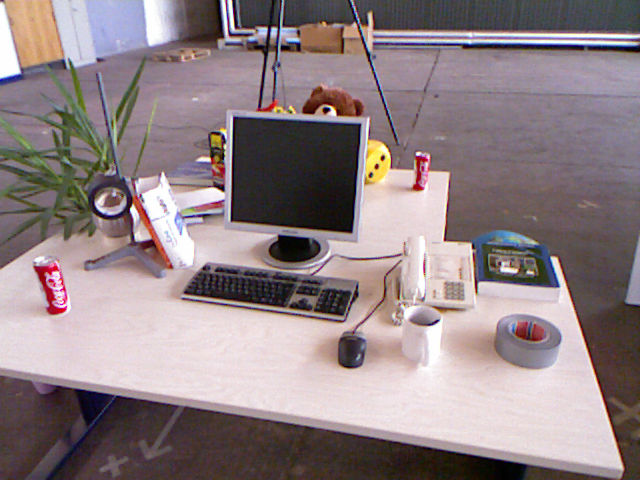
//> input picture cv_libs/opencv/compute_orb/2.png, 640 x 480 px, given in place of 2.jpg, which was not available
$ ./EdgeDetection_Canny   (built with g++ and OpenCV 4)
//> lines starting //> are read from the running program, lines starting //| are printed output that depends on the picture; pictures that were not available may be replaced by others from this repository, and a replacement may not be noted
#include <opencv2/opencv.hpp>

using namespace cv;
using namespace std;

//控制台黑框不显示
#pragma comment( linker, "/subsystem:windows /entry:mainCRTStartup" )

int varThreshold = 1;
IplImage *image = 0, *grayImage = 0, *edgeImage = 0, *outImage = 0;
void on_trackbar(int h);
int main()
{
    image = cvLoadImage("..\\resources\\2.jpg", 1);
//> image is the input picture: 480 rows x 640 cols, CV_8UC3; mean B, G, R 133.1, 129.9, 144.4
    if(!image)
    {
        cout<<"Loading image is failed!"<<endl;
        return -1;
    }
    cvNamedWindow("image", 1);
    cvShowImage("image", image);

    //Create the color image, grey scale image and output image
    grayImage = cvCreateImage(cvSize(image->width,image->height), IPL_DEPTH_8U, 1);
    edgeImage = cvCreateImage(cvSize(image->width,image->height), IPL_DEPTH_8U, 1);
    outImage  = cvCreateImage(cvSize(image->width,image->height), IPL_DEPTH_8U, 3);

    //Create a window
    cvNamedWindow("EdgeDetection", 1);
    //Create a toolbar
    cvCreateTrackbar("Threshold", "EdgeDetection", &varThreshold, 100, on_trackbar);
    //Set the initial position of trackbar
    cvSetTrackbarPos("Threshold", "EdgeDetection", 50);

    //Show the image
//    on_trackbar(0);

    //Wait for a key stroke;the same function arranges events processing
    cvWaitKey(0);
    cvReleaseImage(&image);
    cvReleaseImage(&grayImage);
    cvReleaseImage(&edgeImage);
    cvDestroyWindow("Toolbar");
    return 0;
}
//Definite the callback function of the trackbar
void on_trackbar(int h)
{
//> called with h = 50
	/********************************************************************************************
	*                                      cvCanny()                                            *
	*    参数1：输入的图像(可以是彩色图像)；参数2：输出的边缘图像是单通道的，但是是黑白的；     *
	*    参数3：第一个阈值；  参数4：第二个阈值；  参数5：Sobel算子内核大小                     *
	*    函数 cvCanny 采用Canny算法发现输入图像的边缘而且在输出图像中标识这些边缘。             *
	*    threshold1和threshold2当中的小阈值用来控制边缘连接，大的阈值用来控制强边缘的初始分割。 *
	********************************************************************************************/

    cvSmooth(grayImage, edgeImage, CV_BLUR, 3, 3, 0);
    cvNot(grayImage, edgeImage);

    //Convert the color image into grey scale image
    cvCvtColor(image, grayImage, CV_BGR2GRAY);
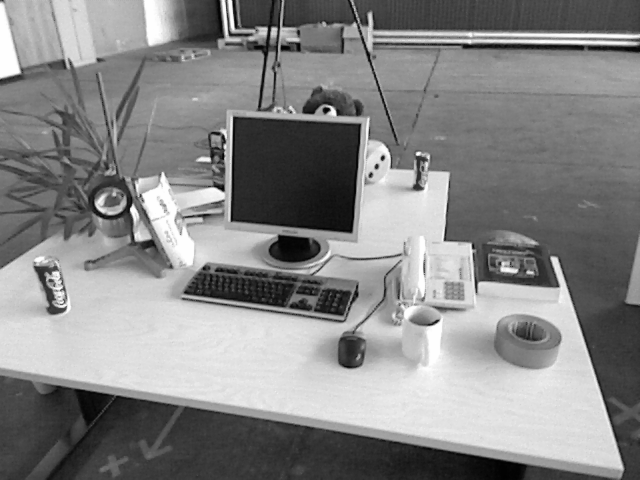
//> grayImage: 480 rows x 640 cols, CV_8UC1; min 1, max 254, mean 134.6
    //Detect the edgeImages of grey scale image
    cvCanny(grayImage, edgeImage, (float)varThreshold, (float)varThreshold*3, 3);
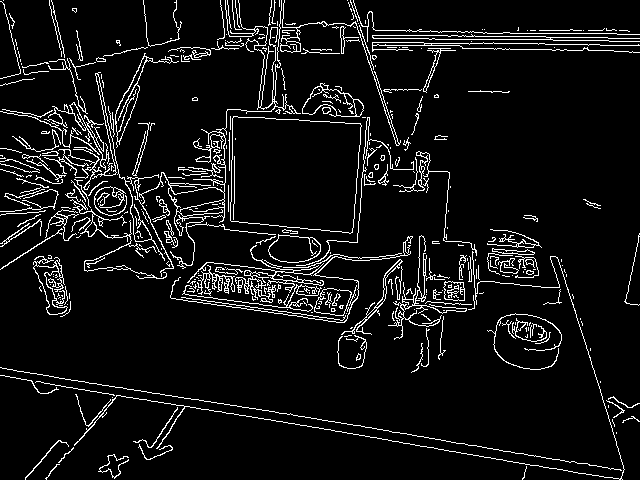
//> edgeImage: 480 rows x 640 cols, CV_8UC1; 7.2% white in thin lines or dots
    //Convert the grey scale image into color image
    cvCvtColor(edgeImage, outImage, CV_GRAY2BGR);
//> outImage: 480 rows x 640 cols, CV_8UC3; 7.2% white in thin lines or dots

    cvZero(outImage);
//> outImage: 480 rows x 640 cols, CV_8UC3; every value is 0
    //Copy edgeImage points
    cvCopy(image, outImage, edgeImage);
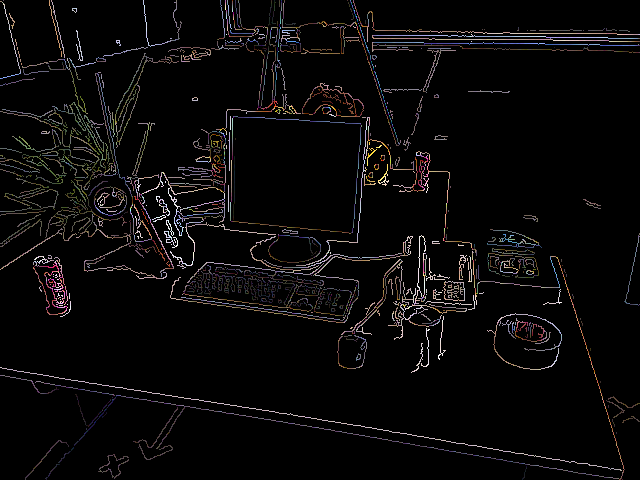
//> outImage: 480 rows x 640 cols, CV_8UC3; mean B, G, R 8.8, 8.6, 9.7
//> call 2 of on_trackbar, with h = 50
//> in on_trackbar (call 2), `cvNot(grayImage, edgeImage);`:
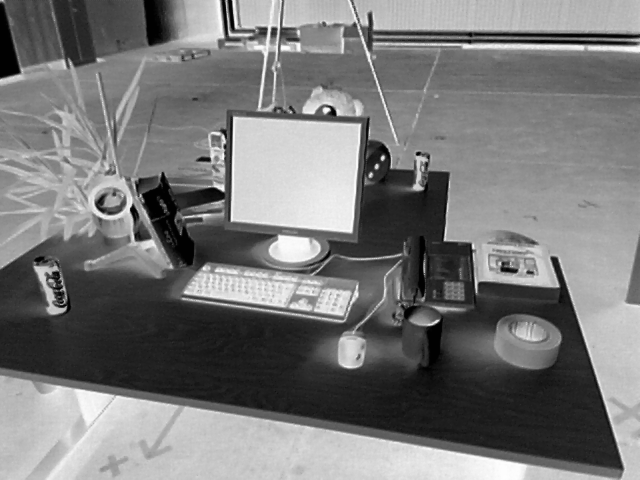
//> edgeImage: 480 rows x 640 cols, CV_8UC1; min 1, max 254, mean 120.4
    cvShowImage("EdgeDetection", outImage);
}

$ run again, with cv_libs/opencv/compute_orb/1.png copied over cv_libs/opencv/compute_orb/2.png
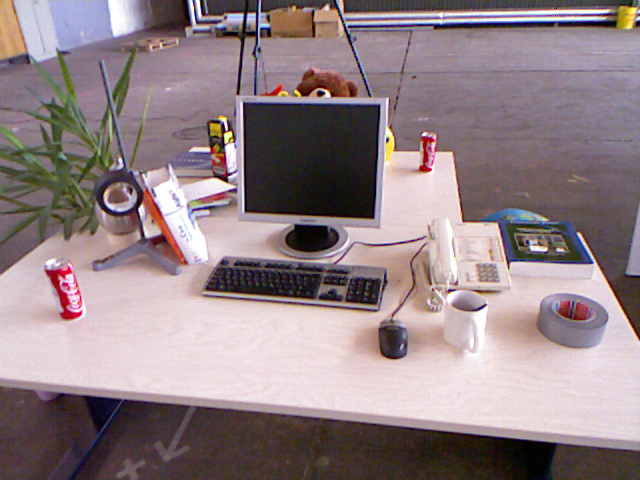
//> input picture cv_libs/opencv/compute_orb/1.png, 640 x 480 px, given in place of 2.jpg, which was not available
//> image is the input picture: 480 rows x 640 cols, CV_8UC3; mean B, G, R 133.9, 129.9, 146.3
//> in on_trackbar, `cvCanny(grayImage, edgeImage, (float)varThreshold, (float)varThreshold..`:
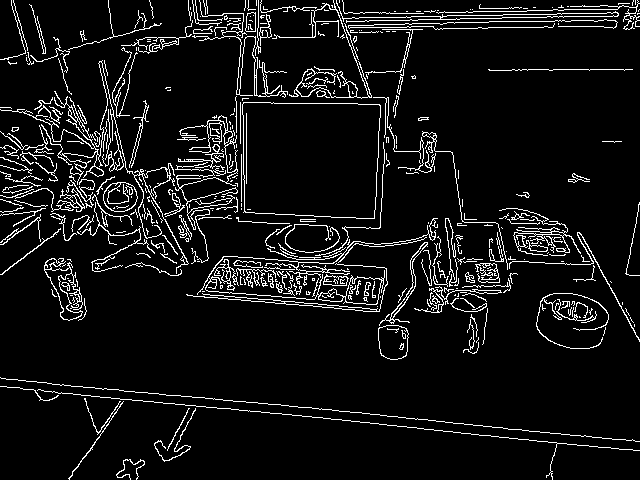
//> edgeImage: 480 rows x 640 cols, CV_8UC1; 7.5% white in thin lines or dots
//> in on_trackbar (call 2), `cvNot(grayImage, edgeImage);`:
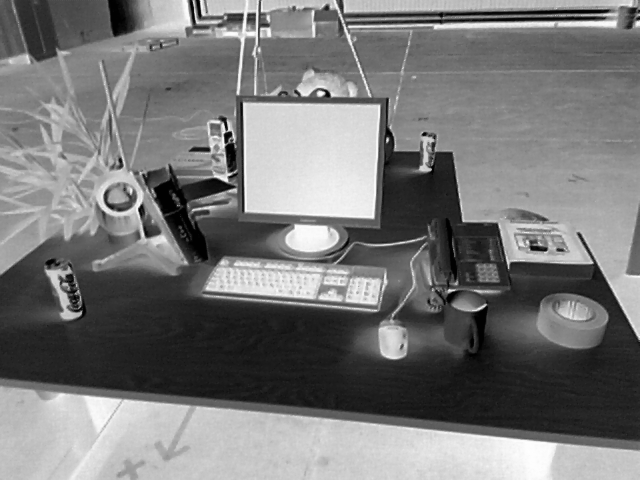
//> edgeImage: 480 rows x 640 cols, CV_8UC1; min 1, max 254, mean 119.8
